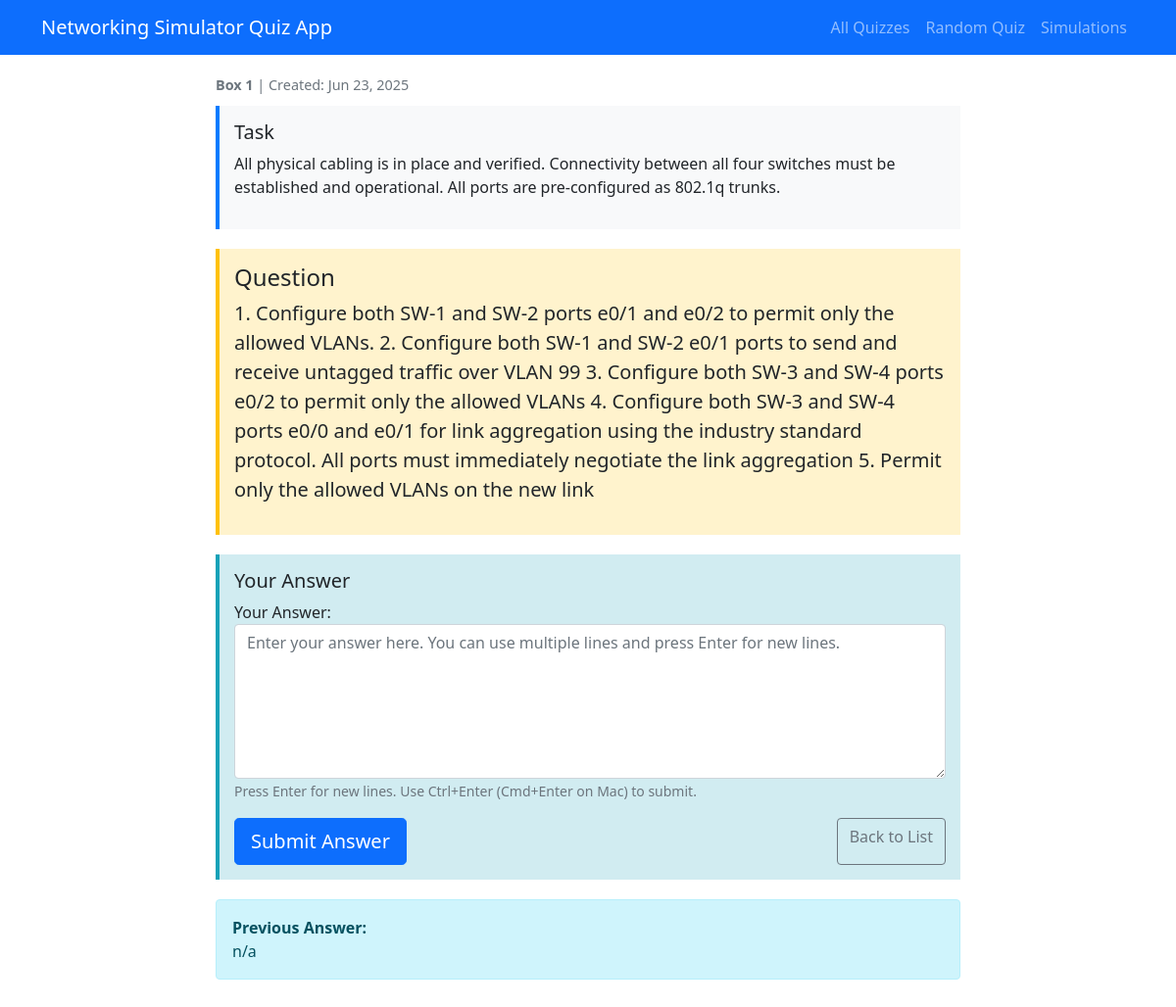
/quiz/1/, run on an earlier commit of the app's database.
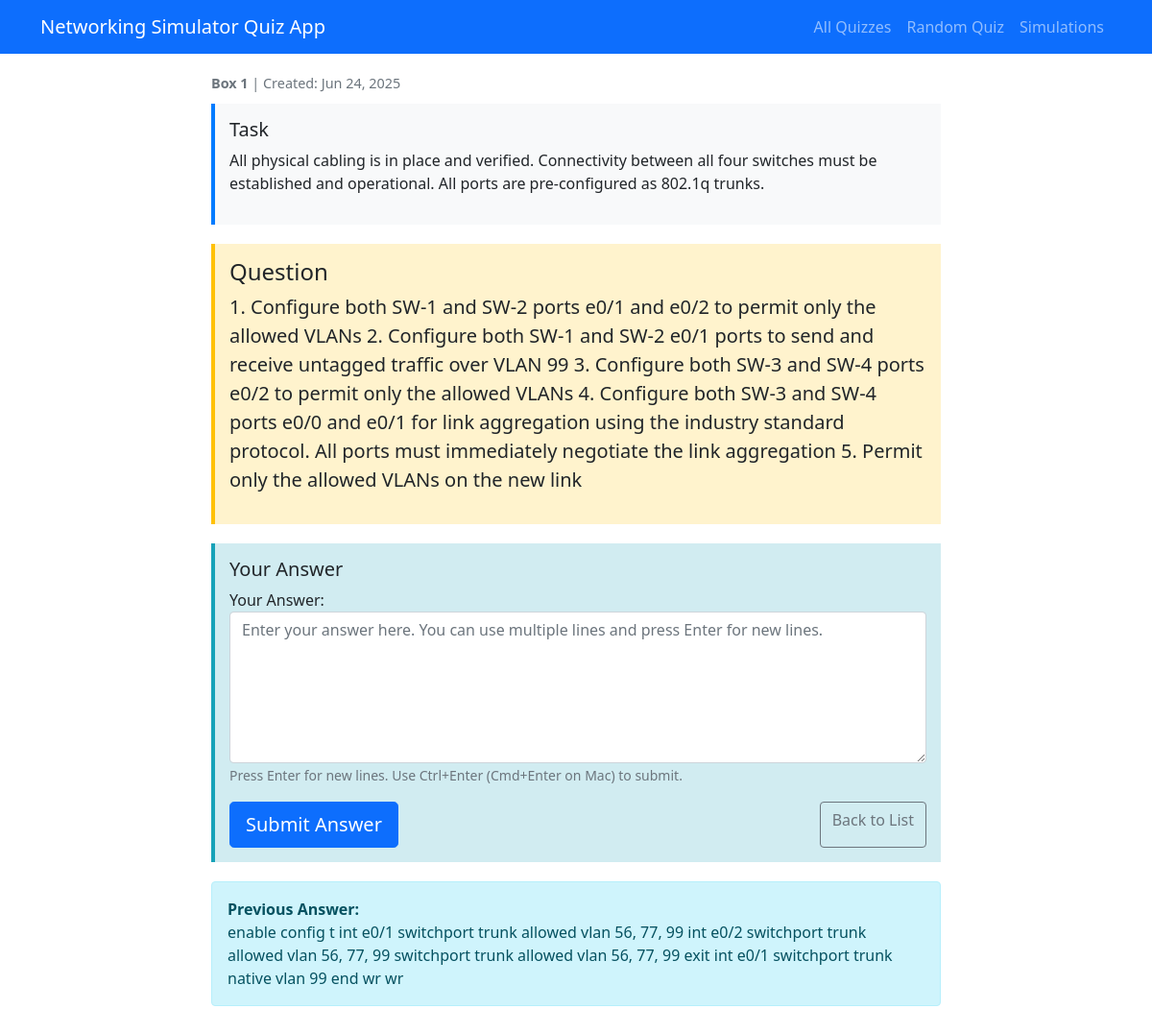
And on a later commit of the database.
### simulations/models.py (models this page shows, shortened)
class Simulation(models.Model):
    task = models.TextField(max_length=600)
    question = models.TextField(max_length=600)
    labanswer = models.TextField(max_length=600)
    useranswer = models.TextField(max_length=600, blank=True)
    box = models.IntegerField(
        choices=zip(BOXES, BOXES),
        default=BOXES[0],
    )
    image = models.ImageField(
        upload_to=simulation_image_path,
        blank=True,
        null=True,
        validators=[FileExtensionValidator(allowed_extensions=['jpg', 'jpeg', 'png', 'gif'])],
        help_text='Upload an image for this simulation (JPG, PNG, GIF formats allowed)'
    )
    date_created = models.DateTimeField(auto_now_add=True)
    class Meta:
        ordering = ['box', 'date_created']

### simulations/views.py (the view)
# urls.py: path('quiz/<int:simulation_id>/', views.quiz_question_view, name='quiz_question'),
def quiz_question_view(request, simulation_id):
    simulation = get_object_or_404(Simulation, id=simulation_id)
    if request.method == 'POST':
        form = QuizAnswerForm(request.POST)
        if form.is_valid():
            user_answer = form.cleaned_data['answer'].strip()
            simulation.useranswer = user_answer
            simulation.save()
            if user_answer.lower() == simulation.labanswer.lower():
                messages.success(request, 'Correct! Well done.')
                return redirect('quiz_result', simulation_id=simulation.id)
            else:
                messages.error(request, 'Incorrect answer. Please try again.')
                return redirect('quiz_question', simulation_id=simulation.id)
    else:
        form = QuizAnswerForm()
    context = {
        'simulation': simulation,
        'form': form,
    }
    return render(request, 'quiz/question.html', context)

### simulations/views.py
class QuizAnswerForm(forms.Form):
    answer = forms.CharField(
        max_length=600,
        widget=forms.TextInput(attrs={
            'class': 'form-control',
            'placeholder': 'Enter your answer...',
            'required': True
        }),
        label='Your Answer'
    )

### simulations/templates/quiz/question.html (shortened to what this page needs)
{% extends 'quiz/base.html' %}
{% block content %}
<div class="row">
    <div class="col-md-12">
        <div class="box-number">
            <strong>Box {{ simulation.box }}</strong> | Created: {{ simulation.date_created|date:"M d, Y" }}
        </div>
        {% if simulation.task %}
        <div class="task-box" id="myDiv">
            <h5> Task</h5>
            <p>{{ simulation.task }}</p>
        </div>
        {% endif %}
        <div class="question-box">
            <h4> Question</h4>
            <p class="lead">{{ simulation.question }}</p>
        </div>
        <div class="answer-section">
            <h5> Your Answer</h5>
            <form method="post" id="answerForm">
                <div class="mb-3">
                    {{ form.answer.label_tag }}
                    <textarea
                        name="{{ form.answer.name }}"
                        id="{{ form.answer.id_for_label }}"
                        class="form-control"
                        rows="6"
                        placeholder="Enter your answer here. You can use multiple lines and press Enter for new lines."
                        style="resize: vertical; min-height: 120px;">{{ form.answer.value|default_if_none:"" }}</textarea>
                    <small class="form-text text-muted">
                        Press Enter for new lines. Use Ctrl+Enter (Cmd+Enter on Mac) to submit.
                    </small>
                </div>
                <div class="d-grid gap-2 d-md-flex justify-content-md-between">
                    <button type="submit" class="btn btn-primary btn-lg">
                         Submit Answer
                    </button>
                    <a href="{% url 'quiz_list' %}" class="btn btn-outline-secondary">
                         Back to List
                    </a>
                </div>
            </form>
        </div>
        {% if simulation.useranswer %}
        <div class="alert alert-info mt-3">
            <strong>Previous Answer:</strong>
            <div style="white-space: pre-wrap;">{{ simulation.useranswer }}</div>
        </div>
        {% endif %}
    </div>
</div>
{% endblock %}

What changed in the data, as far as the page shows it:
changed Simulation: date_created "Jun 23, 2025" → "Jun 24, 2025"; question "…permit only the allowed VLANs. 2. Configure both SW-1…" → "…permit only the allowed VLANs 2. Configure both SW-1…"; useranswer "n/a" → "enable config t int e0/1 switchport trunk allowed vlan 56, 77, 99 int e0/2 switchport trunk allowed vlan 56, 77, 99 switchport trunk allowed vlan 56, 77, 99 exit int e0/1 switchport trunk native vlan 99 end wr wr"
